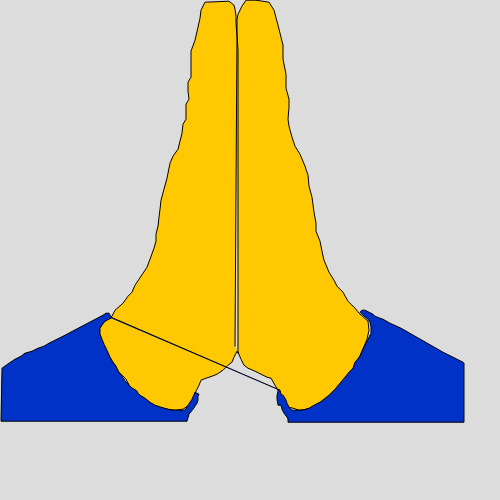
Frame 1 (no input)
Frame 60 (no input): identical to frame 1, image omitted
Frame 120 (the mouse pressed at the canvas centre since frame 60): identical to frame 1, image omitted

The p5.js sketch that drew this single still picture (run headless with seeded random() and noise() and a simulated clock; from frame 60 on, the mouse is pressed at the canvas centre):

// p5.js sketch
// ── sketch.js
function setup() {
  createCanvas(500, 500);
}

function draw() {
  background(220);
  beginShape();
  //Ma dreta
  fill(255,200,0)
vertex(238, 352.1875);
vertex(241, 359.1875);
vertex(244, 365.1875);
vertex(248, 368.1875);
vertex(255, 371.1875);
vertex(267, 377.1875);
vertex(271, 378.1875);
vertex(275, 385.1875);
vertex(280, 394.1875);
vertex(284, 398.1875);
vertex(285, 405.1875);
vertex(288, 407.1875);
vertex(293, 408.1875);
vertex(299, 410.1875);
vertex(308, 409.1875);
vertex(314, 406.1875);
vertex(321, 402.1875);
vertex(330, 398.1875);
vertex(337, 390.1875);
vertex(342, 384.1875);
vertex(347, 378.1875);
vertex(351, 371.1875);
vertex(357, 362.1875);
vertex(362, 351.1875);
vertex(367, 339.1875);
vertex(369, 330.1875);
vertex(368, 321.1875);
vertex(359, 313.1875);
vertex(355, 308.1875);
vertex(348, 301.1875);
vertex(343, 292.1875);
vertex(337, 286.1875);
vertex(334, 280.1875);
vertex(329, 272.1875);
vertex(324, 260.1875);
vertex(322, 251.1875);
vertex(320, 241.1875);
vertex(316, 231.1875);
vertex(316, 223.1875);
vertex(314, 212.1875);
vertex(312, 197.1875);
vertex(309, 186.1875);
vertex(308, 175.1875);
vertex(305, 166.1875);
vertex(300, 154.1875);
vertex(295, 146.1875);
vertex(292, 137.1875);
vertex(289, 126.1875);
vertex(288, 119.1875);
vertex(289, 107.1875);
vertex(289, 99.1875);
vertex(286, 88.1875);
vertex(286, 74.1875);
vertex(283, 59.1875);
vertex(283, 45.1875);
vertex(280, 33.1875);
vertex(278, 25.1875);
vertex(274, 10.1875);
vertex(269, 2.1875);
vertex(256, 0.1875);
vertex(246, 0.1875);
vertex(242, 6.1875);
vertex(238, 14.1875);
vertex(237, 19.1875);
vertex(237, 34.1875);
vertex(238, 50.1875);
vertex(238, 353.1875);
 // Ma esquerra
  vertex(237, 351.1875);
vertex(234, 357.1875);
vertex(232, 362.1875);
vertex(228, 365.1875);
vertex(223, 370.1875);
vertex(217, 374.1875);
vertex(212, 376.1875);
vertex(206, 378.1875);
vertex(201, 380.1875);
vertex(199, 385.1875);
vertex(197, 389.1875);
vertex(195, 393.1875);
vertex(194, 400.1875);
vertex(189, 405.1875);
vertex(183, 409.1875);
vertex(175, 410.1875);
vertex(167, 409.1875);
vertex(155, 407.1875);
vertex(147, 400.1875);
vertex(136, 394.1875);
vertex(130, 387.1875);
vertex(126, 379.1875);
vertex(119, 372.1875);
vertex(112, 361.1875);
vertex(106, 351.1875);
vertex(100, 340.1875);
vertex(98, 331.1875);
vertex(102, 323.1875);
vertex(108, 319.1875);
vertex(112, 316.1875);
vertex(115, 310.1875);
vertex(123, 303.1875);
vertex(128, 296.1875);
vertex(132, 292.1875);
vertex(135, 285.1875);
vertex(139, 279.1875);
vertex(143, 273.1875);
vertex(147, 267.1875);
vertex(150, 259.1875);
vertex(154, 248.1875);
vertex(156, 241.1875);
vertex(156, 234.1875);
vertex(158, 226.1875);
vertex(159, 217.1875);
vertex(160, 209.1875);
vertex(161, 200.1875);
vertex(164, 189.1875);
vertex(167, 178.1875);
vertex(170, 163.1875);
vertex(173, 156.1875);
vertex(178, 149.1875);
vertex(180, 141.1875);
vertex(182, 133.1875);
vertex(183, 124.1875);
vertex(186, 119.1875);
vertex(186, 111.1875);
vertex(186, 104.1875);
vertex(189, 99.1875);
vertex(188, 91.1875);
vertex(188, 82.1875);
vertex(191, 77.1875);
vertex(191, 70.1875);
vertex(191, 62.1875);
vertex(191, 51.1875);
vertex(195, 40.1875);
vertex(198, 27.1875);
vertex(200, 18.1875);
vertex(201, 10.1875);
vertex(205, 2.1875);
vertex(229, 1.1875);
vertex(234, 5.1875);
vertex(235, 9.1875);
vertex(236, 16.1875);
vertex(236, 23.1875);
vertex(237, 36.1875);
vertex(235, 346.1875);
endShape();
  beginShape();
  //braç esquerra
  fill(0,50,200)
vertex(111, 318.1875);
vertex(105, 321.1875);
vertex(102, 325.1875);
vertex(100, 328.1875);
vertex(100, 334.1875);
vertex(102, 339.1875);
vertex(104, 344.1875);
vertex(107, 350.1875);
vertex(110, 357.1875);
vertex(113, 362.1875);
vertex(116, 366.1875);
vertex(118, 371.1875);
vertex(122, 376.1875);
vertex(126, 382.1875);
vertex(128, 383.1875);
vertex(129, 385.1875);
vertex(131, 387.1875);
vertex(134, 389.1875);
vertex(136, 390.1875);
vertex(137, 391.1875);
vertex(138, 393.1875);
vertex(140, 395.1875);
vertex(145, 398.1875);
vertex(150, 402.1875);
vertex(155, 405.1875);
vertex(161, 407.1875);
vertex(168, 409.1875);
vertex(173, 410.1875);
vertex(179, 410.1875);
vertex(185, 410.1875);
vertex(188, 405.1875);
vertex(192, 399.1875);
vertex(195, 392.1875);
vertex(197, 393.1875);
vertex(199, 394.1875);
vertex(198, 396.1875);
vertex(198, 400.1875);
vertex(197, 403.1875);
vertex(193, 409.1875);
vertex(189, 414.1875);
vertex(187, 421.1875);
vertex(186, 421.1875);
vertex(1, 421.1875);
vertex(2, 368.1875);
vertex(9, 363.1875);
vertex(15, 359.1875);
vertex(21, 356.1875);
vertex(25, 353.1875);
vertex(32, 351.1875);
vertex(38, 348.1875);
vertex(44, 346.1875);
vertex(49, 343.1875);
vertex(57, 339.1875);
vertex(65, 335.1875);
vertex(82, 326.1875);
vertex(103, 315.1875);
vertex(106, 313.1875);
vertex(109, 313.1875);
vertex(111, 317.1875);
  // braç dret
  vertex(280, 390.1875);
vertex(281, 394.1875);
vertex(283, 395.1875);
vertex(285, 398.1875);
vertex(286, 400.1875);
vertex(287, 403.1875);
vertex(289, 407.1875);
vertex(292, 410.1875);
vertex(296, 410.1875);
vertex(302, 410.1875);
vertex(309, 408.1875);
vertex(314, 405.1875);
vertex(320, 402.1875);
vertex(329, 395.1875);
vertex(335, 389.1875);
vertex(340, 383.1875);
vertex(345, 377.1875);
vertex(349, 372.1875);
vertex(353, 368.1875);
vertex(355, 362.1875);
vertex(360, 356.1875);
vertex(362, 351.1875);
vertex(365, 345.1875);
vertex(368, 339.1875);
vertex(371, 333.1875);
vertex(371, 327.1875);
vertex(370, 322.1875);
vertex(368, 319.1875);
vertex(363, 315.1875);
vertex(360, 312.1875);
vertex(362, 310.1875);
vertex(365, 310.1875);
vertex(369, 312.1875);
vertex(373, 314.1875);
vertex(375, 316.1875);
vertex(380, 318.1875);
vertex(383, 319.1875);
vertex(390, 323.1875);
vertex(401, 328.1875);
vertex(415, 336.1875);
vertex(429, 344.1875);
vertex(443, 352.1875);
vertex(463, 362.1875);
vertex(464, 363.1875);
vertex(464, 422.1875);
vertex(288, 422.1875);
vertex(288, 419.1875);
vertex(287, 417.1875);
vertex(284, 413.1875);
vertex(282, 409.1875);
vertex(281, 405.1875);
vertex(278, 405.1875);
vertex(277, 399.1875);
vertex(277, 395.1875);
vertex(278, 391.1875);
vertex(279, 390.1875);
endShape();
}
